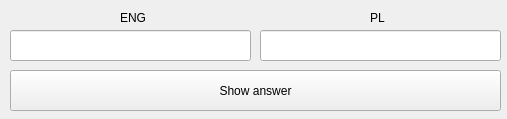
<?xml version="1.0" encoding="UTF-8"?>
<ui version="4.0">
 <class>WordsTeacher</class>
 <widget class="QMainWindow" name="WordsTeacher">
  <property name="geometry">
   <rect>
    <x>0</x>
    <y>0</y>
    <width>507</width>
    <height>119</height>
   </rect>
  </property>
  <property name="windowTitle">
   <string>English Teacher</string>
  </property>
  <widget class="QWidget" name="centralwidget">
   <widget class="QLineEdit" name="field_eng">
    <property name="geometry">
     <rect>
      <x>10</x>
      <y>30</y>
      <width>241</width>
      <height>31</height>
     </rect>
    </property>
    <property name="readOnly">
     <bool>true</bool>
    </property>
   </widget>
   <widget class="QLineEdit" name="field_pl">
    <property name="enabled">
     <bool>true</bool>
    </property>
    <property name="geometry">
     <rect>
      <x>260</x>
      <y>30</y>
      <width>241</width>
      <height>31</height>
     </rect>
    </property>
    <property name="dragEnabled">
     <bool>false</bool>
    </property>
    <property name="readOnly">
     <bool>true</bool>
    </property>
   </widget>
   <widget class="QPushButton" name="reactionButton">
    <property name="geometry">
     <rect>
      <x>10</x>
      <y>70</y>
      <width>491</width>
      <height>41</height>
     </rect>
    </property>
    <property name="text">
     <string>Show answer</string>
    </property>
   </widget>
   <widget class="QLabel" name="label_eng">
    <property name="geometry">
     <rect>
      <x>120</x>
      <y>10</y>
      <width>50</width>
      <height>15</height>
     </rect>
    </property>
    <property name="text">
     <string>ENG</string>
    </property>
   </widget>
   <widget class="QLabel" name="label_pl">
    <property name="geometry">
     <rect>
      <x>370</x>
      <y>10</y>
      <width>50</width>
      <height>15</height>
     </rect>
    </property>
    <property name="text">
     <string>PL</string>
    </property>
   </widget>
  </widget>
 </widget>
 <resources/>
 <connections/>
</ui>
